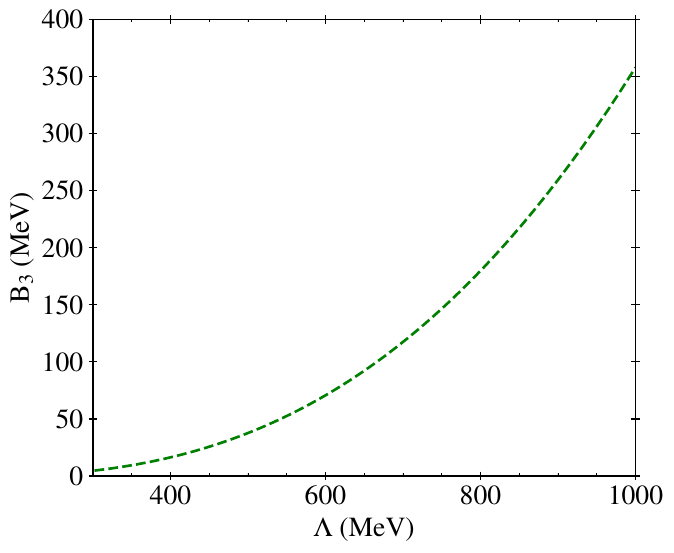

The Python source for this figure:
import numpy as np
import matplotlib.pyplot as plt 
from matplotlib.ticker import AutoMinorLocator
plt.style.use('souza')
from matplotlib import rc
plt.rcParams.update({'font.size': 20})
plt.rcParams['patch.linewidth']=0.7 

#rc('font',**{'family':'sans-serif','sans-serif':['Helvetica']})
rc('font',**{'family':'serif','serif':['Times']})
rc('text', usetex=True)
 
fig, (ax) = plt.subplots(figsize=(7,5.5))

#plt.subplots_adjust(wspace = .0001) 

name = 'B3xLambda'
fig.suptitle(r'', fontsize=17)



xfilea ='B3xLambda' 
DATA=np.loadtxt('./%s.dat'%xfilea)
Lambda=DATA[:,0];B3=DATA[:,1]   
   
ax.set_xlabel(r'$ \Lambda$ (MeV)') 
ax.set_ylabel(r'B${}_3 $ (MeV)')
 


ax.plot(Lambda,B3,'--',linewidth=1.9, color='g', label=r'')
 
ax.set_ylim([0.,400])
ax.set_xlim([300.,1000]) 


#ax.set_xticks(np.arange(10, 30, 5))
 
ax.xaxis.set_minor_locator(AutoMinorLocator())
ax.tick_params(direction="inout", length=6, width=1, color="k")
#ax.tick_params(direction="inout", length=6, width=1, color="k")

#axes = plt.gca()

#for ax in fig.get_axes():
#    ax.label_outer()


fig.subplots_adjust(top=.93)
#plt.tight_layout()
plt.savefig('./%s.pdf'%name,bbox_inches='tight')
